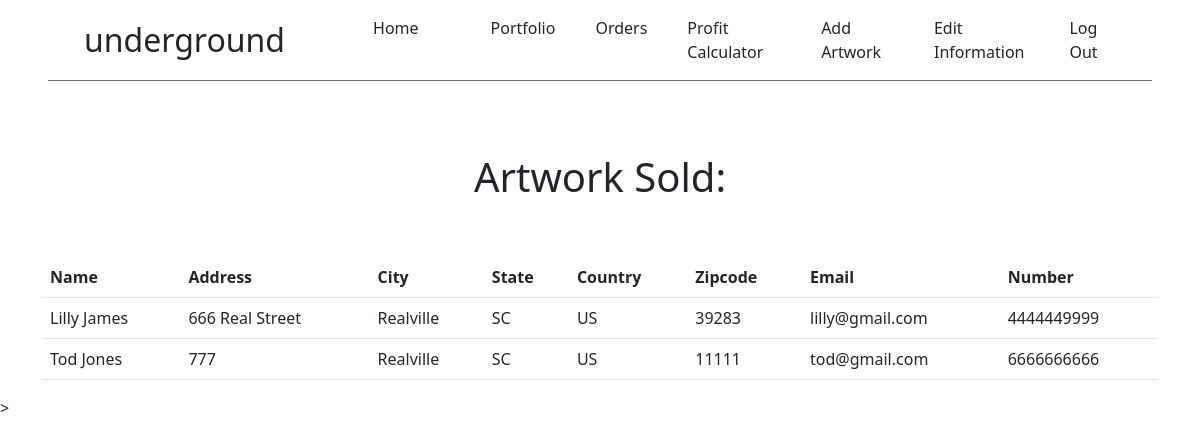
The app's page /notifications/4 (signed in) with its own data.
### app/models.py (models this page shows, shortened)
class Customer(db.Model):
    customer_id = db.Column(db.Integer, primary_key=True)
    first_name = db.Column(db.String(50), nullable=False)
    last_name = db.Column(db.String(50), nullable=False)
    address = db.Column(db.String(100), nullable=False)
    city = db.Column(db.String(50), nullable=False)
    state = db.Column(db.String(50), nullable=False)
    country = db.Column(db.String(50), nullable=False)
    zipcode = db.Column(db.Integer, nullable=False)
    email = db.Column(db.String(75), nullable=False)
    number = db.Column(db.Integer, nullable=False)
    art_id = db.Column(db.Integer, nullable=False)
    artist_id = db.Column(db.Integer, db.ForeignKey("user.id"))
    date_created = db.Column(db.DateTime, nullable=False, default=datetime.utcnow)

### app/routes.py (the view)
@app.route('/notifications/<art_id>', methods=['GET', 'POST'])
@login_required
def notifications(art_id):
    customer_purchase = Customer.query.filter_by(art_id=art_id)
    if customer_purchase.count() != 0:
        return render_template('notifications.html', customer_purchase=customer_purchase)
    flash("You don't have any notifications available", "info")
    return redirect(url_for('profile', username=current_user.username))

### app/models.py (called while the page is built)
@login.user_loader
def get_a_user_by_id(user_id):
    return db.session.get(User, user_id)

### app/templates/notifications.html (shortened to what this page needs)
{% extends 'base.html' %}
{% block header %}
    <h1 class="text-dark fw-lighter fs-1 mt-4">Artwork Sold:</h1>
{% endblock %}
{% block content %}
    <table class="table">
        <thead>
        <tr>
            <th scope="col">Name</th>
            <th scope="col">Address</th>
            <th scope="col">City</th>
            <th scope="col">State</th>
            <th scope="col">Country</th>
            <th scope="col">Zipcode</th>
            <th scope="col">Email</th>
            <th scope="col">Number</th>
        </tr>
        </thead>
        {% for notification in customer_purchase %}
            <tbody>
                <tr>
                    <td>{{ notification.first_name }} {{ notification.last_name }}</td>
                    <td>{{ notification.address }}</td>
                    <td>{{ notification.city }}</td>
                    <td>{{ notification.state }}</td>
                    <td>{{ notification.country }}</td>
                    <td>{{ notification.zipcode }}</td>
                    <td>{{ notification.email }}</td>
                    <td>{{ notification.number }}</td>
                </tr>
            </tbody>
        {% endfor %}
    </table>
{% endblock %}

### records on screen
Customer: first_name "Lilly", last_name "James", address "666 Real Street", city "Realville", state "SC", country "US", zipcode "39283", email "lilly@gmail.com", number "4444449999"
Customer: first_name "Tod", last_name "Jones", address "777", city "Realville", state "SC", country "US", zipcode "11111", email "tod@gmail.com", number "6666666666"
